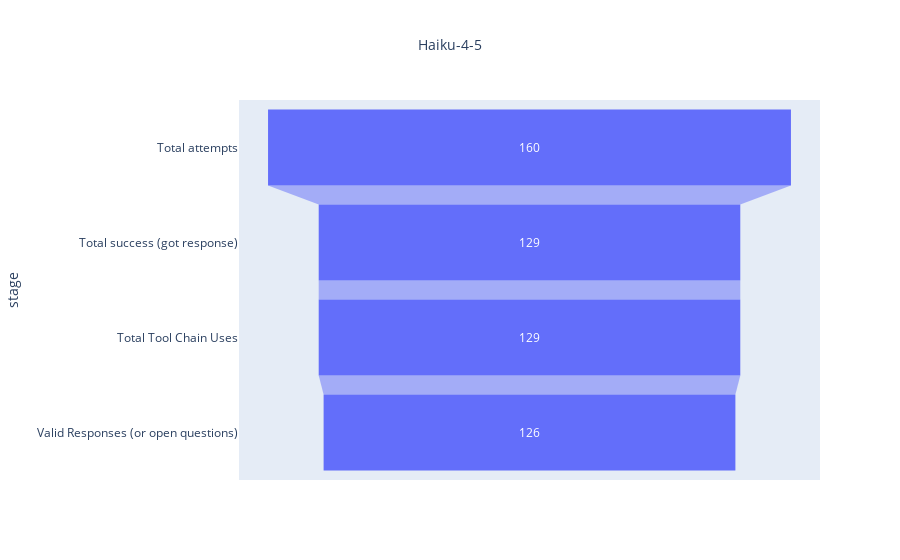

This figure's notebook cell:
### Code cell
data = dict(
    number=[total_attempts, total_suscesses, total_tool_chains, not_invalid],
    stage=["Total attempts", "Total success (got response)", "Total Tool Chain Uses", "Valid Responses (or open questions)"])

# color_discrete_map={
#         "Total attempts": "#636EFA",
#         "Total success (got response)": "#00CC96",
#         "Total Tool Chain Uses": "#AB63FA",
#         "Valid Responses (or open questions)": "#FFA15A"
#     }

fig = px.funnel(data, x='number', y='stage', title=model.title(), 
                #color="stage", 
                #color_discrete_map=color_discrete_map
                )
fig.update_layout(title_font_size=14, title_x=0.5)  # optional tweaks
fig.show()

### Figure 1 — Plotly figure (JSON) as saved in the notebook; plotly's stock layout.template omitted (floating-point values rounded to 4 significant figures)
{"data": [{"hovertemplate": "number=%{x}<br>stage=%{y}<extra></extra>", "legendgroup": "", "marker": {"color": "#636efa"}, "name": "", "orientation": "h", "showlegend": false, "type": "funnel", "x": [160, 129, 129, 126], "xaxis": "x", "y": ["Total attempts", "Total success (got response)", "Total Tool Chain Uses", "Valid Responses (or open questions)"], "yaxis": "y"}], "layout": {"legend": {"tracegroupgap": 0}, "title": {"font": {"size": 14}, "text": "Haiku-4-5", "x": 0.5}, "xaxis": {"anchor": "y", "domain": [0, 1], "title": {"text": "number"}}, "yaxis": {"anchor": "x", "domain": [0, 1], "title": {"text": "stage"}}}}
